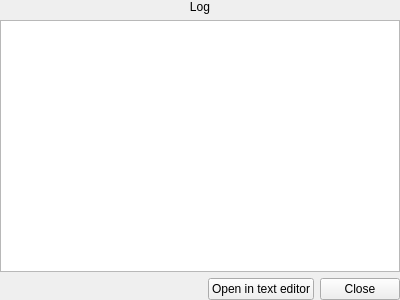
<?xml version="1.0" encoding="UTF-8"?>
<ui version="4.0">
 <class>Form</class>
 <widget class="QWidget" name="Form">
  <property name="geometry">
   <rect>
    <x>0</x>
    <y>0</y>
    <width>400</width>
    <height>300</height>
   </rect>
  </property>
  <property name="windowTitle">
   <string>Form</string>
  </property>
  <layout class="QVBoxLayout" name="verticalLayout">
   <property name="leftMargin">
    <number>0</number>
   </property>
   <property name="topMargin">
    <number>0</number>
   </property>
   <property name="rightMargin">
    <number>0</number>
   </property>
   <property name="bottomMargin">
    <number>0</number>
   </property>
   <item>
    <widget class="QLabel" name="label">
     <property name="text">
      <string>Log</string>
     </property>
     <property name="alignment">
      <set>Qt::AlignCenter</set>
     </property>
    </widget>
   </item>
   <item>
    <widget class="QTextEdit" name="textEdit"/>
   </item>
   <item>
    <layout class="QHBoxLayout" name="horizontalLayout">
     <item>
      <spacer name="horizontalSpacer">
       <property name="orientation">
        <enum>Qt::Horizontal</enum>
       </property>
       <property name="sizeHint" stdset="0">
        <size>
         <width>40</width>
         <height>20</height>
        </size>
       </property>
      </spacer>
     </item>
     <item>
      <widget class="QPushButton" name="openBtn">
       <property name="text">
        <string>Open in text editor</string>
       </property>
      </widget>
     </item>
     <item>
      <widget class="QPushButton" name="closeBtn">
       <property name="text">
        <string>Close</string>
       </property>
      </widget>
     </item>
    </layout>
   </item>
  </layout>
 </widget>
 <resources/>
 <connections/>
</ui>
